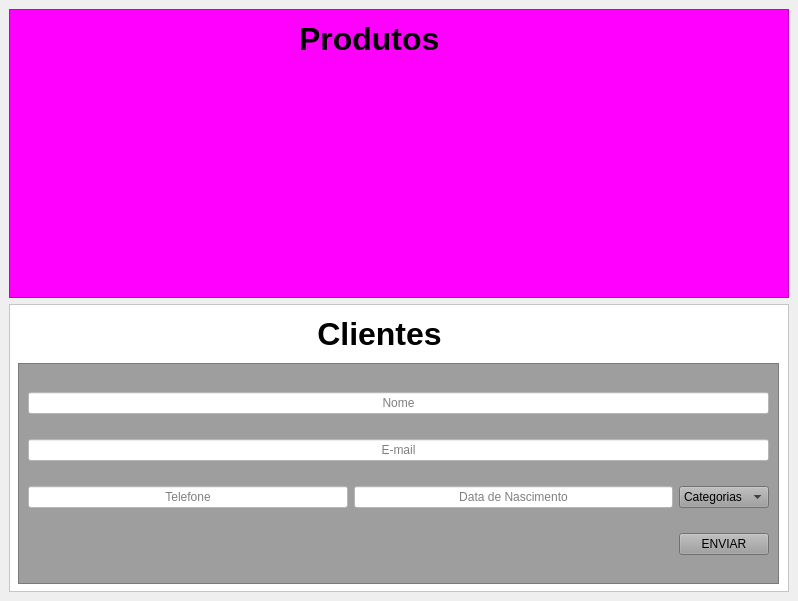
<?xml version="1.0" encoding="UTF-8"?>
<ui version="4.0">
 <class>MainWindow</class>
 <widget class="QMainWindow" name="MainWindow">
  <property name="geometry">
   <rect>
    <x>0</x>
    <y>0</y>
    <width>798</width>
    <height>601</height>
   </rect>
  </property>
  <property name="windowTitle">
   <string>MainWindow</string>
  </property>
  <widget class="QWidget" name="centralwidget">
   <layout class="QVBoxLayout" name="verticalLayout">
    <item>
     <widget class="QFrame" name="produto">
      <property name="styleSheet">
       <string notr="true">background-color: rgb(255, 0, 255);</string>
      </property>
      <property name="frameShape">
       <enum>QFrame::StyledPanel</enum>
      </property>
      <property name="frameShadow">
       <enum>QFrame::Raised</enum>
      </property>
      <widget class="QLabel" name="label_2">
       <property name="geometry">
        <rect>
         <x>290</x>
         <y>10</y>
         <width>151</width>
         <height>41</height>
        </rect>
       </property>
       <property name="text">
        <string>&lt;html&gt;&lt;head/&gt;&lt;body&gt;&lt;p&gt;&lt;span style=&quot; font-size:24pt; font-weight:600;&quot;&gt;Produtos&lt;/span&gt;&lt;/p&gt;&lt;/body&gt;&lt;/html&gt;</string>
       </property>
      </widget>
     </widget>
    </item>
    <item>
     <widget class="QFrame" name="cliente">
      <property name="styleSheet">
       <string notr="true">background-color: rgb(255, 255, 255);</string>
      </property>
      <property name="frameShape">
       <enum>QFrame::StyledPanel</enum>
      </property>
      <property name="frameShadow">
       <enum>QFrame::Raised</enum>
      </property>
      <widget class="QLabel" name="label">
       <property name="geometry">
        <rect>
         <x>290</x>
         <y>10</y>
         <width>161</width>
         <height>41</height>
        </rect>
       </property>
       <property name="styleSheet">
        <string notr="true"/>
       </property>
       <property name="text">
        <string>&lt;html&gt;&lt;head/&gt;&lt;body&gt;&lt;p align=&quot;center&quot;&gt;&lt;span style=&quot; font-size:24pt; font-weight:600;&quot;&gt;Clientes&lt;/span&gt;&lt;/p&gt;&lt;/body&gt;&lt;/html&gt;</string>
       </property>
      </widget>
      <widget class="QFrame" name="cadastro">
       <property name="geometry">
        <rect>
         <x>9</x>
         <y>59</y>
         <width>761</width>
         <height>221</height>
        </rect>
       </property>
       <property name="styleSheet">
        <string notr="true">background-color: rgb(158, 158, 158);</string>
       </property>
       <property name="frameShape">
        <enum>QFrame::StyledPanel</enum>
       </property>
       <property name="frameShadow">
        <enum>QFrame::Raised</enum>
       </property>
       <layout class="QGridLayout" name="gridLayout">
        <item row="0" column="0" colspan="3">
         <widget class="QLineEdit" name="lineEdit_nome">
          <property name="styleSheet">
           <string notr="true">background-color: rgb(255, 255, 255);</string>
          </property>
          <property name="alignment">
           <set>Qt::AlignCenter</set>
          </property>
          <property name="placeholderText">
           <string>Nome</string>
          </property>
         </widget>
        </item>
        <item row="1" column="0" colspan="3">
         <widget class="QLineEdit" name="lineEdit_email">
          <property name="styleSheet">
           <string notr="true">background-color: rgb(255, 255, 255);</string>
          </property>
          <property name="alignment">
           <set>Qt::AlignCenter</set>
          </property>
          <property name="placeholderText">
           <string>E-mail</string>
          </property>
         </widget>
        </item>
        <item row="2" column="0">
         <widget class="QLineEdit" name="lineEdit_telefone">
          <property name="styleSheet">
           <string notr="true">background-color: rgb(255, 255, 255);</string>
          </property>
          <property name="alignment">
           <set>Qt::AlignCenter</set>
          </property>
          <property name="placeholderText">
           <string>Telefone</string>
          </property>
         </widget>
        </item>
        <item row="2" column="1">
         <widget class="QLineEdit" name="lineEdit_data">
          <property name="styleSheet">
           <string notr="true">background-color: rgb(255, 255, 255);</string>
          </property>
          <property name="text">
           <string/>
          </property>
          <property name="alignment">
           <set>Qt::AlignCenter</set>
          </property>
          <property name="placeholderText">
           <string>Data de Nascimento</string>
          </property>
         </widget>
        </item>
        <item row="2" column="2">
         <widget class="QComboBox" name="comboBox_categoria">
          <item>
           <property name="text">
            <string>Categorias</string>
           </property>
          </item>
          <item>
           <property name="text">
            <string>Ouro</string>
           </property>
          </item>
          <item>
           <property name="text">
            <string>Prata</string>
           </property>
          </item>
          <item>
           <property name="text">
            <string>Bronze</string>
           </property>
          </item>
         </widget>
        </item>
        <item row="3" column="2">
         <widget class="QPushButton" name="btn_cadastrar">
          <property name="text">
           <string>ENVIAR</string>
          </property>
         </widget>
        </item>
       </layout>
      </widget>
     </widget>
    </item>
   </layout>
  </widget>
 </widget>
 <resources/>
 <connections/>
</ui>
